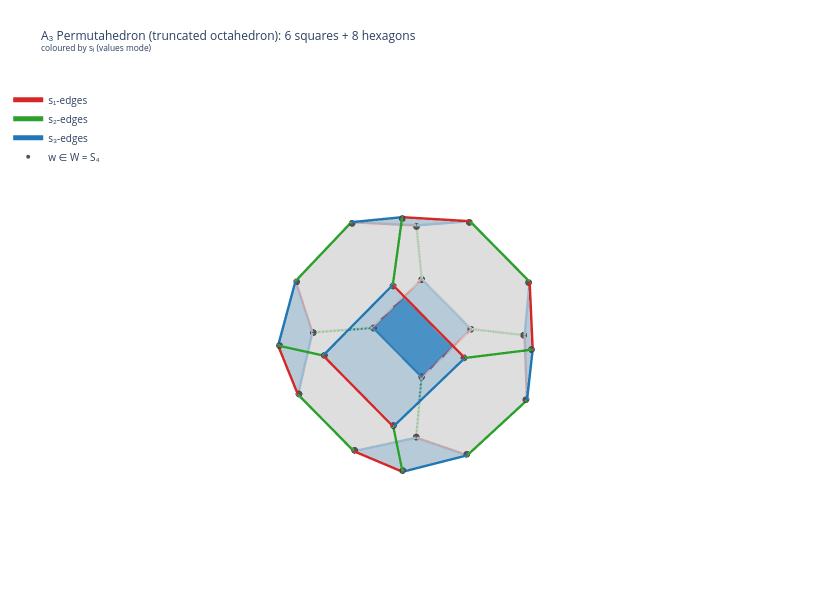

Notebook source saved alongside this figure:
### Markdown cell above
### Interactive Visualization of $K_{\mathscr{A}}$

The complex $K_{\mathscr{A}}$ lives as a subspace of the **truncated octahedron** (permutahedron of $A_3$):
- Edges coloured by simple generator $s_1$ (red), $s_2$ (green), $s_3$ (blue)
- **Blue faces** = 6 retained squares (type $\{s_1, s_3\}$, non-adjacent pairs)
- **Grey faces** = 8 removed hexagons (what the arrangement $\mathscr{A}$ eliminates)

### Code cell
import numpy as np
import plotly.graph_objects as go
from itertools import permutations as iperms
from collections import defaultdict
from sage.geometry.polyhedron.constructor import Polyhedron

# ── Geometry ──────────────────────────────────────────────────────────────────
all_verts = sorted(set(iperms([1,2,3,4])))
center_4d = np.mean(np.array(all_verts, dtype=float), axis=0)

c1 = np.array([ 1,-1,-1, 1], dtype=float) / 2
c2 = np.array([ 1, 1,-1,-1], dtype=float) / 2
c3 = np.array([ 1,-1, 1,-1], dtype=float) / 2

def proj(v):
    cv = np.array(v, dtype=float) - center_4d
    return np.array([cv @ c1, cv @ c2, cv @ c3])

coords = {v: proj(v) for v in all_verts}
poly_center = np.mean(np.array([coords[v] for v in all_verts]), axis=0)

# ── Edge type classification (pos vs value swaps) ─────────────────────────────
# pos-swap: swap adjacent POSITIONS i,i+1 in the one-line notation.
# val-swap: swap adjacent VALUES i,i+1 (i.e., left multiplication).

def edge_type_pos(u, v):
    diff = [i for i in range(4) if u[i] != v[i]]
    if len(diff) == 2 and abs(diff[0]-diff[1]) == 1:
        if u[diff[0]] == v[diff[1]] and u[diff[1]] == v[diff[0]]:
            return diff[0] + 1
    return None


def edge_type_val(u, v):
    for i in (1, 2, 3):
        ulist = list(u)
        pi = ulist.index(i)
        pj = ulist.index(i + 1)
        ulist[pi], ulist[pj] = ulist[pj], ulist[pi]
        if tuple(ulist) == v:
            return i
    return None

# Use Sage 1-faces to guarantee the 1-skeleton is correct
P        = Polyhedron(vertices=all_verts)
sage_hex = [f for f in P.faces(2) if f.n_vertices() == 6]
sage_sq  = [f for f in P.faces(2) if f.n_vertices() == 4]

edge_pairs = []
for f in P.faces(1):
    vts = [tuple(int(x) for x in v.vector()) for v in f.vertices()]
    assert len(vts) == 2
    edge_pairs.append((vts[0], vts[1]))


def classify_edges(edge_pairs, edge_type_fn):
    counts = {1: 0, 2: 0, 3: 0, None: 0}
    typed = []
    for u, v in edge_pairs:
        t = edge_type_fn(u, v)
        counts[t] = counts.get(t, 0) + 1
        typed.append((u, v, t))
    return typed, counts

edge_pos, counts_pos = classify_edges(edge_pairs, edge_type_pos)
edge_val, counts_val = classify_edges(edge_pairs, edge_type_val)

if counts_pos.get(None, 0) == 0:
    edge_list = edge_pos
    edge_mode = 'positions'
elif counts_val.get(None, 0) == 0:
    edge_list = edge_val
    edge_mode = 'values'
else:
    edge_list = edge_pos
    edge_mode = 'positions (with None)'

print('Edges total:', len(edge_pairs))
print('Counts pos-swap:', counts_pos)
print('Counts val-swap:', counts_val)
print('Using mode:', edge_mode)

# ── Face ordering + normals (for outward offset of lines) ─────────────────────

def ordered_face(f):
    vt  = [tuple(int(x) for x in v.vector()) for v in f.vertices()]
    pts = np.array([coords[v] for v in vt])
    cen = pts.mean(axis=0)
    e1  = pts[1] - pts[0]; e1 /= np.linalg.norm(e1)
    nrm = np.cross(pts[1]-pts[0], pts[2]-pts[0]); nrm /= np.linalg.norm(nrm)
    e2  = np.cross(nrm, e1)
    order = np.argsort(np.arctan2([(p-cen)@e2 for p in pts],
                                 [(p-cen)@e1 for p in pts]))
    vt_ord  = [vt[i] for i in order]
    pts_ord = pts[order]
    nrm = np.cross(pts_ord[1]-pts_ord[0], pts_ord[2]-pts_ord[0])
    nrm = nrm / np.linalg.norm(nrm)
    if np.dot(nrm, pts_ord.mean(axis=0) - poly_center) < 0:
        nrm = -nrm
    return vt_ord, pts_ord, nrm

faces_by_edge = defaultdict(list)
for f in P.faces(2):
    vt_ord, _, nrm = ordered_face(f)
    m = len(vt_ord)
    for i in range(m):
        a = vt_ord[i]
        b = vt_ord[(i+1) % m]
        faces_by_edge[frozenset([a, b])].append(nrm)

# ── Face triangulation ───────────────────────────────────────────────────────

def ordered_face_pts(f):
    _, pts, _ = ordered_face(f)
    return pts


def _triangulate(face_list):
    vx, vy, vz, fi, fj, fk = [], [], [], [], [], []
    for f in face_list:
        pts = ordered_face_pts(f)
        n = len(pts); base = len(vx)
        for p in pts:
            vx.append(float(p[0])); vy.append(float(p[1])); vz.append(float(p[2]))
        for t in range(1, n-1):
            fi.append(base); fj.append(base+t); fk.append(base+t+1)
    return vx, vy, vz, fi, fj, fk


def clean_scene(eye=(2.5, 0.3, 0.3)):
    ax = dict(visible=False)
    return dict(xaxis=ax, yaxis=ax, zaxis=ax,
                bgcolor='white', aspectmode='cube',
                camera=dict(eye=dict(x=eye[0], y=eye[1], z=eye[2])))

# ── Full permutahedron: all faces (closed solid) ────────────────────────────
_flat = dict(ambient=1.0, diffuse=0.0, specular=0.0, roughness=1.0, fresnel=0.0)
FACE_OPACITY = 0.65  # adjust for more/less transparency
EDGE_OFFSET  = 0.02  # small push to avoid z-fighting

traces_perm = []

# Square faces — blue
sq_vx, sq_vy, sq_vz, sq_fi, sq_fj, sq_fk = _triangulate(sage_sq)
traces_perm.append(go.Mesh3d(
    x=sq_vx, y=sq_vy, z=sq_vz, i=sq_fi, j=sq_fj, k=sq_fk,
    color='#3182bd', opacity=FACE_OPACITY, lighting=_flat,
    name=f'{len(sage_sq)} squares'))

# Hexagonal faces — light gray
hx_vx, hx_vy, hx_vz, hx_fi, hx_fj, hx_fk = _triangulate(sage_hex)
traces_perm.append(go.Mesh3d(
    x=hx_vx, y=hx_vy, z=hx_vz, i=hx_fi, j=hx_fj, k=hx_fk,
    color='#d9d9d9', opacity=FACE_OPACITY, lighting=_flat,
    name=f'{len(sage_hex)} hexagons'))

# ── 1-skeleton as lines (Scatter3d) with outward offset ──────────────────────
# Draw all edges (no missing). Colors follow chosen edge_mode classification.

ec = {1: '#d62728', 2: '#2ca02c', 3: '#1f77b4'}
en = {1: 's₁-edges', 2: 's₂-edges', 3: 's₃-edges'}

# If any edge has t=None, draw it in black so nothing is missing.
extra_x, extra_y, extra_z = [], [], []

for et in [1, 2, 3]:
    xs, ys, zs = [], [], []
    for u, v, t in edge_list:
        if t != et:
            continue
        nlist = faces_by_edge.get(frozenset([u, v]), [])
        if nlist:
            nsum = np.sum(nlist, axis=0)
            nsum = nsum / np.linalg.norm(nsum)
            off = EDGE_OFFSET * nsum
        else:
            off = np.array([0.0, 0.0, 0.0])
        pu, pv = coords[u] + off, coords[v] + off
        xs += [float(pu[0]), float(pv[0]), None]
        ys += [float(pu[1]), float(pv[1]), None]
        zs += [float(pu[2]), float(pv[2]), None]
    traces_perm.append(go.Scatter3d(x=xs, y=ys, z=zs, mode='lines',
        line=dict(color=ec[et], width=5), name=en[et]))

for u, v, t in edge_list:
    if t is not None:
        continue
    nlist = faces_by_edge.get(frozenset([u, v]), [])
    if nlist:
        nsum = np.sum(nlist, axis=0)
        nsum = nsum / np.linalg.norm(nsum)
        off = EDGE_OFFSET * nsum
    else:
        off = np.array([0.0, 0.0, 0.0])
    pu, pv = coords[u] + off, coords[v] + off
    extra_x += [float(pu[0]), float(pv[0]), None]
    extra_y += [float(pu[1]), float(pv[1]), None]
    extra_z += [float(pu[2]), float(pv[2]), None]

if extra_x:
    traces_perm.append(go.Scatter3d(
        x=extra_x, y=extra_y, z=extra_z, mode='lines',
        line=dict(color='#111111', width=5), name='untyped edges'))

allp = np.array([coords[v] for v in all_verts])
traces_perm.append(go.Scatter3d(
    x=allp[:,0].tolist(), y=allp[:,1].tolist(), z=allp[:,2].tolist(),
    mode='markers', marker=dict(size=4, color='#444', opacity=0.9),
    text=[str(list(v)) for v in all_verts], hoverinfo='text', name='w ∈ W = S₄'))

fig_perm = go.Figure(data=traces_perm)
fig_perm.update_layout(
    title=dict(
        text=('A₃ Permutahedron (truncated octahedron): 6 squares + 8 hexagons<br>'
              f'<sup>coloured by sᵢ ({edge_mode} mode)</sup>'),
        font=dict(size=12)),
    scene=clean_scene(),
    legend=dict(x=0.01, y=0.99, bgcolor='rgba(255,255,255,0.85)', font=dict(size=10)),
    margin=dict(l=0, r=0, b=0, t=80), width=820, height=600)

fig_perm.write_html('a3_permutaedro.html')
print(f'Permutahedron: {len(all_verts)} verts  |  {len(edge_pairs)} edges  |  '
      f'{len(sage_sq)} squares  |  {len(sage_hex)} hexagons')
fig_perm.show()

### Figure 1 — Plotly figure (JSON) as saved in the notebook; plotly's stock layout.template omitted (floating-point values rounded to 4 significant figures)
{"data": [{"color": "#3182bd", "i": [0, 0, 4, 4, 8, 8, 12, 12, 16, 16, 20, 20], "j": [1, 2, 5, 6, 9, 10, 13, 14, 17, 18, 21, 22], "k": [2, 3, 6, 7, 10, 11, 14, 15, 18, 19, 22, 23], "lighting": {"ambient": 1, "diffuse": 0, "fresnel": 0, "roughness": 1, "specular": 0}, "name": "6 squares", "opacity": 0.65, "type": "mesh3d", "x": [0, -1, 0, 1, 2, 2, 2, 2, -2, -2, -2, -2, 0, -1, 0, 1, 0, -1, 0, 1, 0, -1, 0, 1], "y": [-1, 0, 1, 0, -1, 0, 1, 0, -1, 0, 1, 0, -2, -2, -2, -2, -1, 0, 1, 0, 2, 2, 2, 2], "z": [2, 2, 2, 2, 0, -1, 0, 1, 0, -1, 0, 1, -1, 0, 1, 0, -2, -2, -2, -2, -1, 0, 1, 0]}, {"color": "#d9d9d9", "i": [0, 0, 0, 0, 6, 6, 6, 6, 12, 12, 12, 12, 18, 18, 18, 18, 24, 24, 24, 24, 30, 30, 30, 30, 36, 36, 36, 36, 42, 42, 42, 42], "j": [1, 2, 3, 4, 7, 8, 9, 10, 13, 14, 15, 16, 19, 20, 21, 22, 25, 26, 27, 28, 31, 32, 33, 34, 37, 38, 39, 40, 43, 44, 45, 46], "k": [2, 3, 4, 5, 8, 9, 10, 11, 14, 15, 16, 17, 20, 21, 22, 23, 26, 27, 28, 29, 32, 33, 34, 35, 38, 39, 40, 41, 44, 45, 46, 47], "lighting": {"ambient": 1, "diffuse": 0, "fresnel": 0, "roughness": 1, "specular": 0}, "name": "8 hexagons", "opacity": 0.65, "type": "mesh3d", "x": [1, 0, 0, 1, 2, 2, -1, -2, -2, -1, 0, 0, 0, 0, 1, 2, 2, 1, -1, -2, -2, -1, 0, 0, 1, 0, 0, 1, 2, 2, 0, -1, -2, -2, -1, 0, -2, -2, -1, 0, 0, -1, 2, 1, 0, 0, 1, 2], "y": [0, 1, 2, 2, 1, 0, 0, 0, 1, 2, 2, 1, -2, -1, 0, 0, -1, -2, -2, -1, 0, 0, -1, -2, -2, -2, -1, 0, 0, -1, -2, -2, -1, 0, 0, -1, 0, 1, 2, 2, 1, 0, 0, 0, 1, 2, 2, 1], "z": [-2, -2, -1, 0, 0, -1, -2, -1, 0, 0, -1, -2, -1, -2, -2, -1, 0, 0, 0, 0, 1, 2, 2, 1, 0, 1, 2, 2, 1, 0, -1, 0, 0, -1, -2, -2, 1, 0, 0, 1, 2, 2, 1, 2, 2, 1, 0, 0]}, {"line": {"color": "#d62728", "width": 5}, "mode": "lines", "name": "s₁-edges", "type": "scatter3d", "x": [-0.006501, -1.007, null, 1.007, 0.006501, null, -2.018, -2.018, null, -1.007, -0.006501, null, -0.006501, -1.007, null, 2.018, 2.018, null, 2.018, 2.018, null, 0.006501, 1.007, null, 0.006501, 1.007, null, -2.018, -2.018, null, -1.007, -0.006501, null, 1.007, 0.006501, null], "y": [-1.007, -0.006501, null, 0.006501, 1.007, null, 0.006501, 1.007, null, 0.006501, 1.007, null, 2.018, 2.018, null, -1.007, -0.006501, null, 0.006501, 1.007, null, -2.018, -2.018, null, -1.007, -0.006501, null, -1.007, -0.006501, null, -2.018, -2.018, null, 2.018, 2.018, null], "z": [2.018, 2.018, null, 2.018, 2.018, null, -1.007, -0.006501, null, -2.018, -2.018, null, -1.007, -0.006501, null, -0.006501, -1.007, null, 1.007, 0.006501, null, -1.007, -0.006501, null, -2.018, -2.018, null, 0.006501, 1.007, null, 0.006501, 1.007, null, 0.006501, 1.007, null]}, {"line": {"color": "#2ca02c", "width": 5}, "mode": "lines", "name": "s₂-edges", "type": "scatter3d", "x": [0, 0, null, 1.014, 2.014, null, 2.014, 1.014, null, -1.014, -2.014, null, -2.014, -1.014, null, 1.014, 2.014, null, 0, 0, null, 0, 0, null, -1.014, -2.014, null, -2.014, -1.014, null, 2.014, 1.014, null, 0, 0, null], "y": [1.014, 2.014, null, 0, 0, null, 1.014, 2.014, null, 0, 0, null, 1.014, 2.014, null, -2.014, -1.014, null, -2.014, -1.014, null, -2.014, -1.014, null, -2.014, -1.014, null, 0, 0, null, 0, 0, null, 1.014, 2.014, null], "z": [-2.014, -1.014, null, -2.014, -1.014, null, 0, 0, null, -2.014, -1.014, null, 0, 0, null, 0, 0, null, -1.014, -2.014, null, 1.014, 2.014, null, 0, 0, null, 1.014, 2.014, null, 1.014, 2.014, null, 2.014, 1.014, null]}, {"line": {"color": "#1f77b4", "width": 5}, "mode": "lines", "name": "s₃-edges", "type": "scatter3d", "x": [0.006501, 1.007, null, -1.007, -0.006501, null, 2.018, 2.018, null, 1.007, 0.006501, null, 0.006501, 1.007, null, 2.018, 2.018, null, -2.018, -2.018, null, -2.018, -2.018, null, 1.007, 0.006501, null, -0.006501, -1.007, null, -0.006501, -1.007, null, -1.007, -0.006501, null], "y": [-1.007, -0.006501, null, 0.006501, 1.007, null, 0.006501, 1.007, null, 0.006501, 1.007, null, 2.018, 2.018, null, -1.007, -0.006501, null, -1.007, -0.006501, null, 0.006501, 1.007, null, -2.018, -2.018, null, -2.018, -2.018, null, -1.007, -0.006501, null, 2.018, 2.018, null], "z": [2.018, 2.018, null, 2.018, 2.018, null, -1.007, -0.006501, null, -2.018, -2.018, null, -1.007, -0.006501, null, 0.006501, 1.007, null, -0.006501, -1.007, null, 1.007, 0.006501, null, 0.006501, 1.007, null, -1.007, -0.006501, null, -2.018, -2.018, null, 0.006501, 1.007, null]}, {"hoverinfo": "text", "marker": {"color": "#444", "opacity": 0.9, "size": 4}, "mode": "markers", "name": "w ∈ W = S₄", "text": ["[1, 2, 3, 4]", "[1, 2, 4, 3]", "[1, 3, 2, 4]", "[1, 3, 4, 2]", "[1, 4, 2, 3]", "[1, 4, 3, 2]", "[2, 1, 3, 4]", "[2, 1, 4, 3]", "[2, 3, 1, 4]", "[2, 3, 4, 1]", "[2, 4, 1, 3]", "[2, 4, 3, 1]", "[3, 1, 2, 4]", "[3, 1, 4, 2]", "[3, 2, 1, 4]", "[3, 2, 4, 1]", "[3, 4, 1, 2]", "[3, 4, 2, 1]", "[4, 1, 2, 3]", "[4, 1, 3, 2]", "[4, 2, 1, 3]", "[4, 2, 3, 1]", "[4, 3, 1, 2]", "[4, 3, 2, 1]"], "type": "scatter3d", "x": [0, -1, 0, -2, -1, -2, 1, 0, 1, -2, 0, -2, 2, 0, 2, -1, 0, -1, 2, 1, 2, 0, 1, 0], "y": [-2, -2, -1, -1, 0, 0, -2, -2, 0, 0, 1, 1, -1, -1, 0, 0, 2, 2, 0, 0, 1, 1, 2, 2], "z": [-1, 0, -2, 0, -2, -1, 0, 1, -2, 1, -2, 0, 0, 2, -1, 2, -1, 0, 1, 2, 0, 2, 0, 1]}], "layout": {"height": 600, "legend": {"bgcolor": "rgba(255,255,255,0.85)", "font": {"size": 10}, "x": 0.01, "y": 0.99}, "margin": {"b": 0, "l": 0, "r": 0, "t": 80}, "scene": {"aspectmode": "cube", "bgcolor": "white", "camera": {"eye": {"x": 2.5, "y": 0.3, "z": 0.3}}, "xaxis": {"visible": false}, "yaxis": {"visible": false}, "zaxis": {"visible": false}}, "title": {"font": {"size": 12}, "text": "A₃ Permutahedron (truncated octahedron): 6 squares + 8 hexagons<br><sup>coloured by sᵢ (values mode)</sup>"}, "width": 820}}
